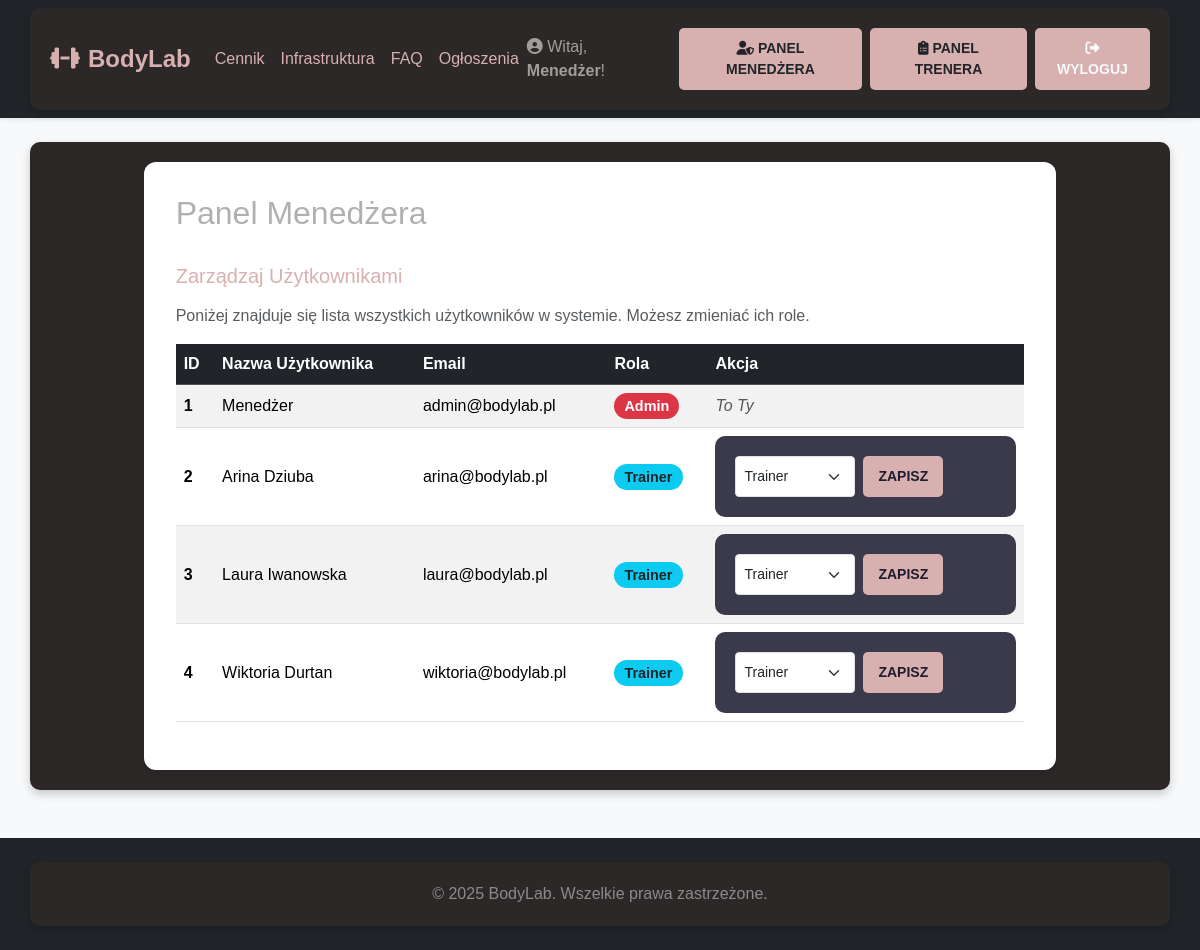
Page /admin (signed in) on the earlier database version.
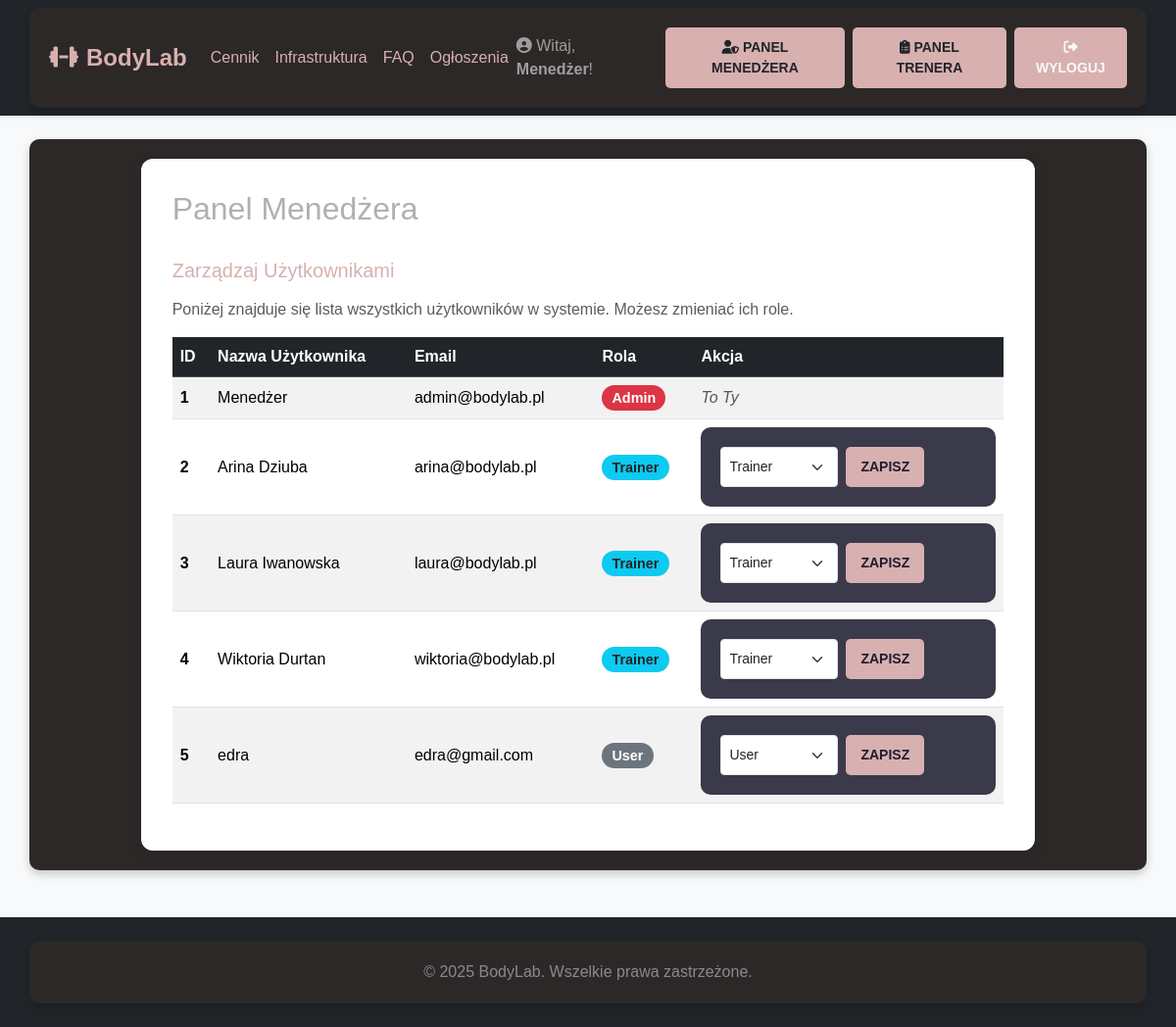
Same page on the later database version.
### app.py (models this page shows, shortened)
class User(db.Model, UserMixin):
    id = db.Column(db.Integer, primary_key=True)
    username = db.Column(db.String(50), unique=True, nullable=False)
    email = db.Column(db.String(120), unique=True, nullable=False)
    password_hash = db.Column(db.String(256), nullable=False)
    role = db.Column(db.String(20), nullable=False, default='user')
    experience_notes = db.Column(db.Text, nullable=True)
    sessions_taught = db.relationship('TrainingSession', back_populates='trainer', lazy='dynamic')
    bookings = db.relationship('Booking', back_populates='user', lazy='dynamic')
    messages_sent = db.relationship('Message', foreign_keys='Message.sender_id', back_populates='sender',
                                    lazy='dynamic')
    messages_received = db.relationship('Message', foreign_keys='Message.recipient_id', back_populates='recipient',
                                        lazy='dynamic')
    @property
    def is_admin(self):
        return self.role == 'admin'
    @property
    def is_trainer(self):
        return self.role == 'trainer'

### app.py (the view)
@app.route("/admin")
@login_required
@admin_required
def admin_dashboard():
    all_users = User.query.order_by(User.id).all()
    return render_template("admin.html", users=all_users)

### app.py (called while the page is built)
@login_manager.user_loader
def load_user(user_id):
    return db.session.get(User, int(user_id))

def admin_required(f):
    @wraps(f)
    def decorated_function(*args, **kwargs):
        if not current_user.is_authenticated or not current_user.is_admin:
            flash("Dostęp do tej strony wymaga uprawnień Menedżera.", "danger")
            return redirect(url_for('index'))
        return f(*args, **kwargs)
    return decorated_function

### templates/admin.html (shortened to what this page needs)
{% extends "base.html" %}
{% block content %}
<div class="d-flex justify-content-between align-items-center mb-4">
    <h1 class="h2">Panel Menedżera</h1>
</div>
<h3 class="h5 mb-3" style="color: #d8b0b0;">Zarządzaj Użytkownikami</h3>
<p class="text-muted">Poniżej znajduje się lista wszystkich użytkowników w systemie. Możesz zmieniać ich role.</p>
<div class="table-responsive">
    <table class="table table-striped table-hover align-middle">
        <thead class="table-dark">
            <tr>
                <th scope="col">ID</th>
                <th scope="col">Nazwa Użytkownika</th>
                <th scope="col">Email</th>
                <th scope="col">Rola</th>
                <th scope="col">Akcja</th>
            </tr>
        </thead>
        <tbody>
            {% for user in users %}
            <tr>
                <th scope="row">{{ user.id }}</th>
                <td>{{ user.username }}</td>
                <td>{{ user.email }}</td>
                <td>
                    <span class="badge rounded-pill
                        {% if user.is_admin %} bg-danger role-badge
                        {% elif user.is_trainer %} bg-info text-dark role-badge
                        {% else %} bg-secondary role-badge {% endif %}">
                        {{ user.role | capitalize }}
                    </span>
                </td>
                <td>
                    {% if user.id != current_user.id %}
                    <form action="{{ url_for('admin_edit_user', user_id=user.id) }}" method="POST" class="d-flex gap-2">
                        <select name="role" class="form-select form-select-sm">
                            <option value="user" {% if user.role == 'user' %}selected{% endif %}>User</option>
                            <option value="trainer" {% if user.role == 'trainer' %}selected{% endif %}>Trainer</option>
                        </select>
                        <button type="submit" class="btn btn-primary btn-sm">Zapisz</button>
                    </form>
                    {% else %}
                    <span class="text-muted fst-italic">To Ty</span>
                    {% endif %}
                </td>
            </tr>
            {% endfor %}
        </tbody>
    </table>
</div>
{% endblock %}

### templates/base.html (shortened to what this page needs)
<!DOCTYPE html>
<html lang="pl">
<head>
    <link href="https://cdn.jsdelivr.net/npm/bootstrap@5.3.3/dist/css/bootstrap.min.css" rel="stylesheet">
    <link rel="stylesheet" href="https://cdnjs.cloudflare.com/ajax/libs/font-awesome/6.5.0/css/all.min.css">
    <link rel="stylesheet" href="{{ url_for('static', filename='style.css') }}">
</head>
<body>
<nav class="navbar navbar-expand-lg navbar-dark bg-dark shadow-sm">
    <div class="container">
        <a class="navbar-brand" href="{{ url_for('index') }}">
            <i class="fas fa-dumbbell me-2"></i>BodyLab
        </a>
        <div class="collapse navbar-collapse" id="navbarNav">
            <ul class="navbar-nav me-auto">
                <li class="nav-item">
                    <a class="nav-link" href="{{ url_for('pricing') }}">Cennik</a>
                </li>
                <li class="nav-item">
                    <a class="nav-link" href="{{ url_for('infrastructure') }}">Infrastruktura</a>
                </li>
                <li class="nav-item">
                    <a class="nav-link" href="{{ url_for('faq') }}">FAQ</a>
                </li>
                <li class="nav-item">
                    <a class="nav-link" href="{{ url_for('announcements') }}">Ogłoszenia</a>
                </li>
            </ul>
            <ul class="navbar-nav ms-auto d-flex align-items-center">
                {% if current_user.is_authenticated %}
                    <li class="nav-item">
                        <span class="navbar-text me-3">
                            <i class="fas fa-user-circle"></i> Witaj, <strong>{{ current_user.username }}</strong>!
                        </span>
                    </li>
                    {% if current_user.is_admin %}
                    <li class="nav-item me-2">
                        <a class="btn btn-warning btn-sm px-3" href="{{ url_for('admin_dashboard') }}">
                            <i class="fas fa-user-shield"></i> Panel Menedżera
                        </a>
                    </li>
                    {% endif %}
                    {% if current_user.is_admin or current_user.is_trainer %}
                    <li class="nav-item me-2">
                        <a class="btn btn-info btn-sm px-3" href="{{ url_for('trainer_dashboard') }}">
                            <i class="fas fa-clipboard-list"></i> Panel Trenera
                        </a>
                    </li>
                    {% endif %}
                    <li class="nav-item">
                        <a class="btn btn-outline-light btn-sm px-3" href="{{ url_for('logout') }}">
                            <i class="fas fa-sign-out-alt"></i> Wyloguj
                        </a>
                    </li>
                {% endif %}
            </ul>
        </div>
    </div>
</nav>
<main class="main-content">
    <div class="container mt-4">
        <div class="row justify-content-center">
            <div class="col-lg-10">
                <div class="content-card">
                    {% block content %}{% endblock %}
                </div>
            </div>
        </div>
    </div>
</main>
<footer class="text-center py-4 mt-5">
    <div class="container">
        <p class="mb-0">&copy; 2025 BodyLab. Wszelkie prawa zastrzeżone.</p>
    </div>
</footer>
</body>
</html>

### static/style.css (style rules this page uses)
body { background-color: #1e1e2f; color: #b0b0b0; font-family: 'Arial', sans-serif; }
.container { background: #2c2827; padding: 20px; border-radius: 10px; box-shadow: 0 4px 10px rgba(0, 0, 0, 0.2); }
h1, h2 { color: #d8b0b0; }
p { color: #8a8a8a; font-size: 16px; }
form { background: #3a3a4a; padding: 20px; border-radius: 10px; }
input, select, textarea { background: #2c2827; color: #e0e0e0; border: 1px solid #555; padding: 8px; border-radius: 5px; width: 100%; }
button, .btn { background: #d8b0b0; color: #1e1e2f; padding: 10px 15px; border-radius: 5px; font-weight: bold; text-transform: uppercase; border: none; cursor: pointer; }
.navbar { background: #181824; }
.navbar-brand, .nav-link { color: #d8b0b0 !important; }
a { color: #d8b0b0; }

### templates/base.html (style rules this page uses)
body { background-color: #f8f9fa; min-height: 100vh; display: flex; flex-direction: column; }
.main-content { flex: 1; }
.navbar-brand { font-weight: 700; font-size: 1.5rem; }
footer { margin-top: auto; background-color: #212529; color: #adb5bd; }
.content-card { background: white; border-radius: 12px; box-shadow: 0 4px 15px rgba(0,0,0,0.08); padding: 2rem; }
.navbar-dark .navbar-nav .btn { color: #212529; }
.navbar-dark .navbar-nav .btn-warning { color: #212529; }
.navbar-dark .navbar-nav .btn-outline-light { color: #f8f9fa; }

### templates/admin.html (style rules this page uses)
.table-responsive { max-height: 600px; }
.role-badge { font-size: 0.9rem; padding: 0.4em 0.7em; }
.form-select-sm { width: 120px; }

Differences in the rows shown:
added User: id "5", username "edra", email "edra@gmail.com", role "User"
